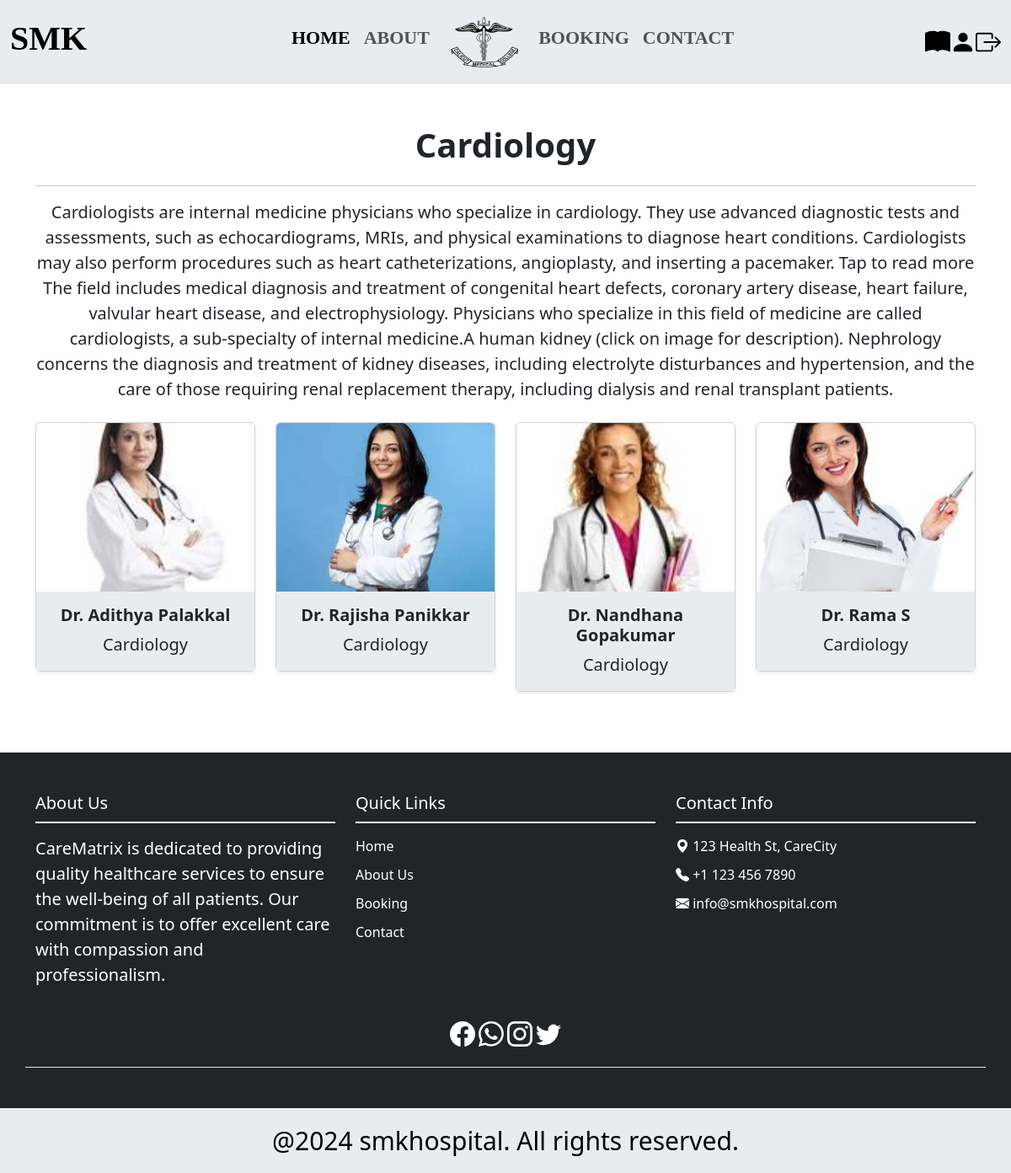
The app's page /department_doctors/1 with its own data.
### app/models.py (models this page shows, shortened)
class Departments(models.Model):
    dep_name=models.CharField(max_length=100)
    dep_description=models.TextField()
    def __str__(self):
            return self.dep_name

class Doctors(models.Model):
    doc = models.ForeignKey(CustomUser,on_delete=models.CASCADE)
    name=models.CharField(max_length=100)
    speciality=models.CharField(max_length=100)
    department=models.CharField(max_length=100)
    image=models.FileField(null=True, blank=True)

### app/views.py (the view)
# urls.py: path('department_doctors/<int:department_id>', views.department_doctors, name='department_doctors'),
def department_doctors(request, department_id):
    department1 = Departments.objects.get(id=department_id)
    doctors = Doctors.objects.filter(department=department1.dep_name)
    return render(request, 'users/department_doctors.html', {'doctors': doctors, 'department': department1})

### template/users/department_doctors.html (shortened to what this page needs)
{% extends 'users/base.html' %}
{% block content %}
{% load static %}
<div class="container mt-5">
    <h1 class="text-center mb-4 text-dark"><b>{{ department }}</b></h1>
    <hr>
    <p class="text-center mb-4">{{ department.dep_description }}</p>
    <div class="row">
        {% for doctor in doctors %}
        <div class="col-md-3 mb-4">
            <div class="card shadow-sm">
                <img
                    src="{{doctor.image.url}}" class="card-img-top" alt="" style="height: 200px; object-fit: cover;">
                <div class="card-body text-center bg-body-secondary">
                    <h5 class="card-title"><b>Dr. {{ doctor.name }}</b></h5>
                    <p class="card-text">{{ doctor.department }}</p>
                </div>
            </div>
        </div>
        {% empty %}
        <div class="col-12 text-center">
            <p>No doctors available.</p>
        </div>
        {% endfor %}
    </div>
</div>
{% endblock %}

### template/users/department_doctors.html (style rules this page uses)
p { font-size: 20px; }

### records on screen
Departments: dep_name "Cardiology", dep_description "Cardiologists are internal medicine physicians who specialize in cardiology. They use advanced diagnostic tests and assessments, such as echocardiograms, MRIs, and physical examinations to diagnose heart conditions. Cardiologists may also perform procedures such as heart catheterizations, angioplasty, and inserting a pacemaker. Tap to read more The field includes medical diagnosis and treatment of congenital heart defects, coronary artery disease, heart failure, valvular heart disease, and electrophysiology. Physicians who specialize in this field of medicine are called cardiologists, a sub-specialty of internal medicine.A human kidney (click on image for description). Nephrology concerns…"
Doctors: image (picture), name "Adithya Palakkal", department "Cardiology"
Doctors: image (picture), name "Rajisha Panikkar", department "Cardiology"
Doctors: image (picture), name "Nandhana Gopakumar", department "Cardiology"
Doctors: image (picture), name "Rama S", department "Cardiology"
